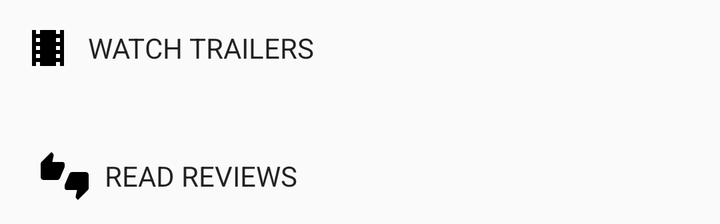
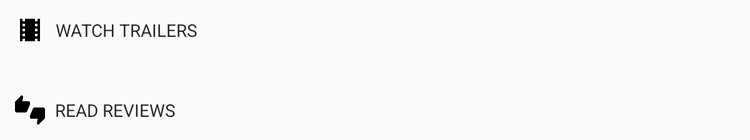

One screen, two layout resources from the same app: the default and the repository's alternative for another configuration. Each is rendered where Android would select it; the XML of both is given below.
<!-- AndroidManifest.xml: application theme AppTheme -->
<!-- res/layout/trailer_review_buttons.xml -->
<?xml version="1.0" encoding="utf-8"?>
<layout
    xmlns:android="http://schemas.android.com/apk/res/android"
    xmlns:app="http://schemas.android.com/apk/res-auto">
<android.support.constraint.ConstraintLayout
    android:layout_width="wrap_content"
    android:layout_height="wrap_content">

    <Button
        android:id="@+id/bt_watch_trailers"
        android:layout_width="wrap_content"
        android:layout_height="wrap_content"
        style="@style/Widget.AppCompat.Button.Borderless"
        android:text="@string/string_play_trailers"
        android:textSize="@dimen/text_size_small_16sp"
        android:fontFamily="sans-serif"
        android:drawableStart="@drawable/ic_local_movies_black_24dp"
        android:drawablePadding="@dimen/drawable_padding"
        android:layout_marginTop="@dimen/padding_top_16dp"/>

    <Button
        android:id="@+id/bt_read_reviews"
        android:layout_width="wrap_content"
        android:layout_height="wrap_content"
        style="@style/Widget.AppCompat.Button.Borderless"
        android:text="@string/string_read_reviews"
        android:textSize="@dimen/text_size_small_16sp"
        android:fontFamily="sans-serif"
        android:drawableStart="@drawable/ic_thumbs_up_down_black_24dp"
        android:drawablePadding="@dimen/drawable_padding"
        android:layout_marginTop="@dimen/padding_top_16dp"
        android:layout_marginRight="@dimen/padding_start_end_8dp"
        android:layout_marginLeft="@dimen/padding_start_end_8dp"
        app:layout_constraintTop_toBottomOf="@id/bt_watch_trailers"
        app:layout_constraintRight_toRightOf="@+id/bt_watch_trailers"
        app:layout_constraintLeft_toLeftOf="@+id/bt_watch_trailers" />

</android.support.constraint.ConstraintLayout>
</layout>
<!-- resources referenced by this layout -->
<resources>
  <dimen name="drawable_padding">8dp</dimen>
  <dimen name="padding_start_end_8dp">8dp</dimen>
  <dimen name="padding_top_16dp">16dp</dimen>
  <!-- drawable ic_local_movies_black_24dp (drawable) -->
  <?xml version="1.0" encoding="UTF-8" standalone="no"?>
  <vector xmlns:android="http://schemas.android.com/apk/res/android" android:height="24dp" android:viewportHeight="24.0" android:viewportWidth="24.0" android:width="24dp">
      <path android:fillColor="#000000" android:pathData="M18,3v2h-2L16,3L8,3v2L6,5L6,3L4,3v18h2v-2h2v2h8v-2h2v2h2L20,3h-2zM8,17L6,17v-2h2v2zM8,13L6,13v-2h2v2zM8,9L6,9L6,7h2v2zM18,17h-2v-2h2v2zM18,13h-2v-2h2v2zM18,9h-2L16,7h2v2z"/>
  </vector>
  <!-- drawable ic_thumbs_up_down_black_24dp (drawable) -->
  <?xml version="1.0" encoding="UTF-8" standalone="no"?>
  <vector xmlns:android="http://schemas.android.com/apk/res/android" android:height="24dp" android:viewportHeight="24.0" android:viewportWidth="24.0" android:width="24dp">
      <path android:fillColor="#000000" android:pathData="M12,6c0,-0.55 -0.45,-1 -1,-1L5.82,5l0.66,-3.18 0.02,-0.23c0,-0.31 -0.13,-0.59 -0.33,-0.8L5.38,0 0.44,4.94C0.17,5.21 0,5.59 0,6v6.5c0,0.83 0.67,1.5 1.5,1.5h6.75c0.62,0 1.15,-0.38 1.38,-0.91l2.26,-5.29c0.07,-0.17 0.11,-0.36 0.11,-0.55L12,6zM22.5,10h-6.75c-0.62,0 -1.15,0.38 -1.38,0.91l-2.26,5.29c-0.07,0.17 -0.11,0.36 -0.11,0.55L12,18c0,0.55 0.45,1 1,1h5.18l-0.66,3.18 -0.02,0.24c0,0.31 0.13,0.59 0.33,0.8l0.79,0.78 4.94,-4.94c0.27,-0.27 0.44,-0.65 0.44,-1.06v-6.5c0,-0.83 -0.67,-1.5 -1.5,-1.5z"/>
  </vector>
  <string name="string_play_trailers">Watch trailers</string>
  <string name="string_read_reviews">Read reviews</string>
  <style name="AppTheme" parent="Theme.AppCompat.Light.NoActionBar">
          
          <item name="colorPrimary">@color/colorPrimary</item>
          <item name="colorPrimaryDark">@color/colorPrimaryDark</item>
          <item name="colorAccent">@color/colorAccent</item>
          <item name="android:fontFamily">sans-serif</item>
      </style>
  <color name="colorPrimary">#009688</color>
  <color name="colorPrimaryDark">#00695c</color>
  <color name="colorAccent">#ffea00</color>
</resources>
<!-- res/layout-sw600dp/trailer_review_buttons.xml (the repository's variant of the layout above) -->
<!-- drawn on a 7-inch tablet held upright -->
<?xml version="1.0" encoding="utf-8"?>
<layout
    xmlns:android="http://schemas.android.com/apk/res/android"
    xmlns:app="http://schemas.android.com/apk/res-auto">
<android.support.constraint.ConstraintLayout
    android:layout_width="wrap_content"
    android:layout_height="wrap_content">

    <Button
        android:id="@+id/bt_watch_trailers"
        android:layout_width="wrap_content"
        android:layout_height="wrap_content"
        style="@style/Widget.AppCompat.Button.Borderless"
        android:text="@string/string_play_trailers"
        android:textSize="@dimen/text_size_small_16sp"
        android:fontFamily="sans-serif"
        android:drawableStart="@drawable/ic_local_movies_black_24dp"
        android:drawablePadding="@dimen/drawable_padding"
        android:layout_marginTop="@dimen/padding_top_16dp"/>

    <Button
        android:id="@+id/bt_read_reviews"
        android:layout_width="wrap_content"
        android:layout_height="wrap_content"
        style="@style/Widget.AppCompat.Button.Borderless"
        android:text="@string/string_read_reviews"
        android:textSize="@dimen/text_size_small_16sp"
        android:fontFamily="sans-serif"
        android:drawableStart="@drawable/ic_thumbs_up_down_black_24dp"
        android:drawablePadding="@dimen/drawable_padding"
        android:layout_marginTop="@dimen/padding_top_16dp"
        app:layout_constraintTop_toBottomOf="@id/bt_watch_trailers"
        app:layout_constraintLeft_toLeftOf="@+id/bt_watch_trailers" />

</android.support.constraint.ConstraintLayout>
</layout>
<!-- resources referenced by the variant -->
<!-- as a 7-inch tablet held upright resolves them -->
<resources>
  <dimen name="drawable_padding">8dp</dimen>
  <dimen name="padding_top_16dp">16dp</dimen>
  <!-- drawable ic_local_movies_black_24dp (drawable) -->
  <?xml version="1.0" encoding="UTF-8" standalone="no"?>
  <vector xmlns:android="http://schemas.android.com/apk/res/android" android:height="24dp" android:viewportHeight="24.0" android:viewportWidth="24.0" android:width="24dp">
      <path android:fillColor="#000000" android:pathData="M18,3v2h-2L16,3L8,3v2L6,5L6,3L4,3v18h2v-2h2v2h8v-2h2v2h2L20,3h-2zM8,17L6,17v-2h2v2zM8,13L6,13v-2h2v2zM8,9L6,9L6,7h2v2zM18,17h-2v-2h2v2zM18,13h-2v-2h2v2zM18,9h-2L16,7h2v2z"/>
  </vector>
  <!-- drawable ic_thumbs_up_down_black_24dp (drawable) -->
  <?xml version="1.0" encoding="UTF-8" standalone="no"?>
  <vector xmlns:android="http://schemas.android.com/apk/res/android" android:height="24dp" android:viewportHeight="24.0" android:viewportWidth="24.0" android:width="24dp">
      <path android:fillColor="#000000" android:pathData="M12,6c0,-0.55 -0.45,-1 -1,-1L5.82,5l0.66,-3.18 0.02,-0.23c0,-0.31 -0.13,-0.59 -0.33,-0.8L5.38,0 0.44,4.94C0.17,5.21 0,5.59 0,6v6.5c0,0.83 0.67,1.5 1.5,1.5h6.75c0.62,0 1.15,-0.38 1.38,-0.91l2.26,-5.29c0.07,-0.17 0.11,-0.36 0.11,-0.55L12,6zM22.5,10h-6.75c-0.62,0 -1.15,0.38 -1.38,0.91l-2.26,5.29c-0.07,0.17 -0.11,0.36 -0.11,0.55L12,18c0,0.55 0.45,1 1,1h5.18l-0.66,3.18 -0.02,0.24c0,0.31 0.13,0.59 0.33,0.8l0.79,0.78 4.94,-4.94c0.27,-0.27 0.44,-0.65 0.44,-1.06v-6.5c0,-0.83 -0.67,-1.5 -1.5,-1.5z"/>
  </vector>
  <string name="string_play_trailers">Watch trailers</string>
  <string name="string_read_reviews">Read reviews</string>
  <style name="AppTheme" parent="Theme.AppCompat.Light.NoActionBar">
          
          <item name="colorPrimary">@color/colorPrimary</item>
          <item name="colorPrimaryDark">@color/colorPrimaryDark</item>
          <item name="colorAccent">@color/colorAccent</item>
          <item name="android:fontFamily">sans-serif</item>
      </style>
  <color name="colorPrimary">#009688</color>
  <color name="colorPrimaryDark">#00695c</color>
  <color name="colorAccent">#ffea00</color>
</resources>
